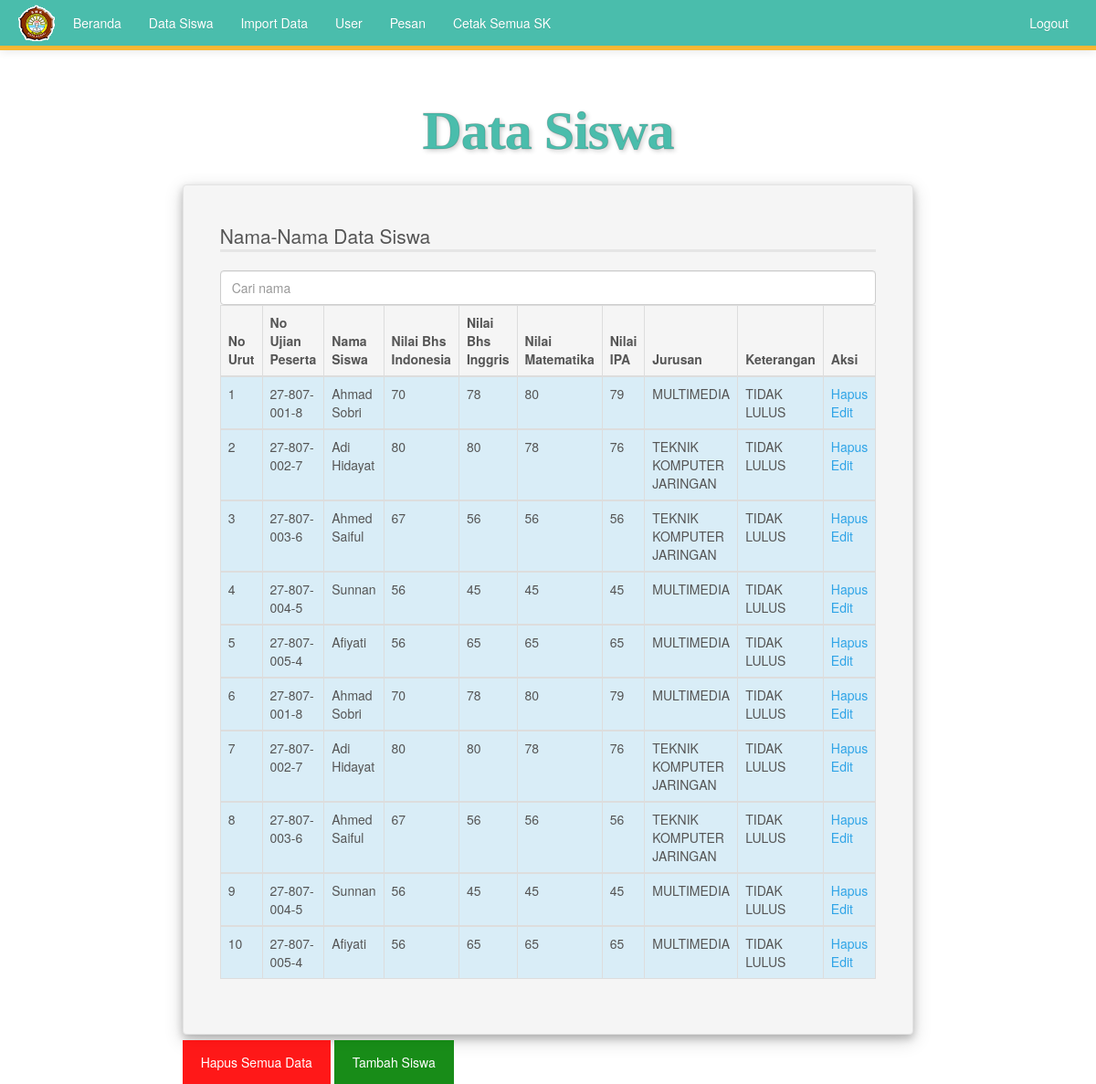
Page /superadmin/index.php?page=data-siswa (signed in) on the committed database.
### tables this page shows
CREATE TABLE `tb_student` (
  `no` int(5) NOT NULL,
  `noujian` varchar(200) NOT NULL,
  `nama` varchar(200) NOT NULL,
  `tgllhr` varchar(200) NOT NULL,
  `alamat` varchar(200) NOT NULL,
  `jurusan` varchar(200) NOT NULL,
  `indo` varchar(200) NOT NULL,
  `mat` varchar(200) NOT NULL,
  `inggris` varchar(200) NOT NULL,
  `kejuruan` varchar(200) NOT NULL,
  `nsindo` varchar(200) NOT NULL,
  `nsinggris` varchar(200) NOT NULL,
  `nsmat` varchar(200) NOT NULL,
  `nskejuruan` varchar(200) NOT NULL,
  `naindo` varchar(200) NOT NULL,
  `nainggris` varchar(200) NOT NULL,
  `namat` varchar(200) NOT NULL,
  `nakejuruan` varchar(200) NOT NULL,
  `rataun` varchar(200) NOT NULL,
  `ratans` varchar(200) NOT NULL,
  `ratana` varchar(200) NOT NULL,
  `ket` int(1) NOT NULL,
  `ketgambar` varchar(200) NOT NULL
);

CREATE TABLE `tbl_jurusan` (
  `id` int(11) NOT NULL,
  `kode` int(11) NOT NULL,
  `jurusan` varchar(40) NOT NULL
);

### superadmin/data-siswa.php (the view, shortened to what this page needs)
<h3>Data Siswa</h3>
<div class="well animasi2">
	<fieldset>
		<legend>Nama-Nama Data Siswa</legend>
		<input type="text" class="search form-control" placeholder="Cari nama">
		<table class="table table-hover table-bordered results">
			<thead>
				<tr>
					<th>No Urut</th>
					<th>No Ujian Peserta</th>
					<th>Nama Siswa</th>
					<th>Nilai Bhs Indonesia</th>
					<th>Nilai Bhs Inggris</th>
					<th>Nilai Matematika</th>
					<th>Nilai IPA</th>
					<th>Jurusan</th>
					<th>Keterangan</th>
					<th>Aksi</th>
				</tr>
			</thead>
			<?php
			include('../config.php');
			$q = $mysqli->query("select * from tb_student");
			$n = 1;
			while ($r = $q->fetch_array(MYSQLI_ASSOC)) {
				$ket = "-";
				$kode_jur = $r["jurusan"];
				if ($r["ket"] == 1) {
					$ket = "LULUS";
				} elseif ($r["ket"] == 0) {
					$ket = "TIDAK LULUS";
				} elseif ($r["ket"] == 2) {
					$ket = "DITANGGUHKAN";
				} else {
					$ket = "BUKAN KETENTUAN";
				}
				$ket_jur = $mysqli->query("select * from tbl_jurusan where kode ='$kode_jur' ");
				$ket_jurusan = $ket_jur->fetch_array(MYSQLI_ASSOC);
				echo '<tbody><tr class="info"><td>' . $n . '</td><td>' . $r["noujian"] . '</td><td>' . $r["nama"] . '</td><td>' . $r["indo"] . '</td><td>' . $r["inggris"] . '</td><td>' . $r["mat"] . '</td><td>' . $r["kejuruan"] . '</td><td>' . $ket_jurusan["jurusan"] . '</td><td>' . $ket . '</td><td><a href="index.php?page=hapussiswa&id=' . $r['noujian'] . '" class="delbutton"><div id="box-link">Hapus</div></a> <a href="index.php?page=edit-siswa&id_user=' . $r['noujian'] . '"><div id="box-link">Edit</div></a></td></tr></tbody>';
				$n++;
			}
			?>
		</table>
</div>
<a onclick="document.getElementById('id01').style.display='block'" class="btnb">Hapus Semua Data</a>
<a href="index.php?page=tambah-siswa" class="btna">Tambah Siswa</a>

### css/styleadmin.css (style rules this page uses)
H3 { font-family: Cambria, Cochin, Georgia, Times, "Times New Roman", serif; letter-spacing: -1px; font-size: 60px; font-weight: 600; text-align: center; -webkit-text-stroke: 1px rgba(0, 0, 0, 0.15); color: #4abdac; text-shadow: 2px 2px 5px rgba(0, 0, 0, 0.2); padding: 5% 0% 2% 0%; }
.animasi2 { animation-name: example2; animation-duration: 0.5s; }
.well { padding: 40px; box-shadow: 0 4px 8px 0 rgba(0, 0, 0, 0.2), 0 6px 20px 0 rgba(0, 0, 0, 0.19); }

### superadmin/data-siswa.php (style rules this page uses)
.btna { background-color: green; color: white; padding: 14px 20px; margin: 8px 0; border: none; cursor: pointer; width: 100%; opacity: 0.9; }
.btnb { background-color: red; color: white; padding: 14px 20px; margin: 8px 0; border: none; cursor: pointer; width: 100%; opacity: 0.9; }

### rows in the picture
tb_student: noujian "27-807-001-8", nama "Ahmad Sobri", indo "70", inggris "78", mat "80", kejuruan "79", tbl_jurusan.jurusan "MULTIMEDIA", ket "TIDAK LULUS"
tb_student: noujian "27-807-002-7", nama "Adi Hidayat", indo "80", inggris "80", mat "78", kejuruan "76", tbl_jurusan.jurusan "TEKNIK KOMPUTER JARINGAN", ket "TIDAK LULUS"
tb_student: noujian "27-807-003-6", nama "Ahmed Saiful", indo "67", inggris "56", mat "56", kejuruan "56", tbl_jurusan.jurusan "TEKNIK KOMPUTER JARINGAN", ket "TIDAK LULUS"
tb_student: noujian "27-807-004-5", nama "Sunnan", indo "56", inggris "45", mat "45", kejuruan "45", tbl_jurusan.jurusan "MULTIMEDIA", ket "TIDAK LULUS"
tb_student: noujian "27-807-005-4", nama "Afiyati", indo "56", inggris "65", mat "65", kejuruan "65", tbl_jurusan.jurusan "MULTIMEDIA", ket "TIDAK LULUS"
tb_student: noujian "27-807-001-8", nama "Ahmad Sobri", indo "70", inggris "78", mat "80", kejuruan "79", tbl_jurusan.jurusan "MULTIMEDIA", ket "TIDAK LULUS"
tb_student: noujian "27-807-002-7", nama "Adi Hidayat", indo "80", inggris "80", mat "78", kejuruan "76", tbl_jurusan.jurusan "TEKNIK KOMPUTER JARINGAN", ket "TIDAK LULUS"
tb_student: noujian "27-807-003-6", nama "Ahmed Saiful", indo "67", inggris "56", mat "56", kejuruan "56", tbl_jurusan.jurusan "TEKNIK KOMPUTER JARINGAN", ket "TIDAK LULUS"
tb_student: noujian "27-807-004-5", nama "Sunnan", indo "56", inggris "45", mat "45", kejuruan "45", tbl_jurusan.jurusan "MULTIMEDIA", ket "TIDAK LULUS"
tb_student: noujian "27-807-005-4", nama "Afiyati", indo "56", inggris "65", mat "65", kejuruan "65", tbl_jurusan.jurusan "MULTIMEDIA", ket "TIDAK LULUS"
